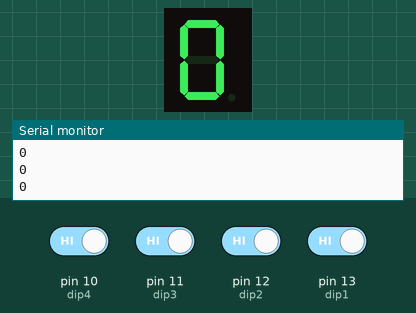
This sketch was run on a simulated Arduino Uno, built with avr-gcc and run on an emulated ATmega328P. Parts: 1-digit seven-segment display, the last lines printed to the serial monitor. Wiring (inferred from the names in the program): 1-digit 7-segment display, segments lit when LOW: segments pin 2, pin 3, pin 4, pin 5, pin 6, pin 7, pin 8. The test bench sets the inputs (shaded band); at power-on: pin 10 (dip4), pin 11 (dip3), pin 12 (dip2), pin 13 (dip1) HIGH. The segment pins are drawn as the display they are named for.

Above: at 1.8 s.
1.9 s: pin 10 (dip4) driven LOW
At 2.5 s:
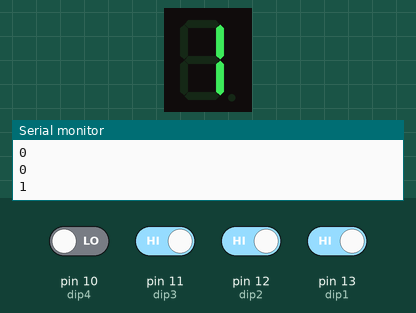
3.5 s: pin 11 (dip3) driven LOW
At 4.7 s:
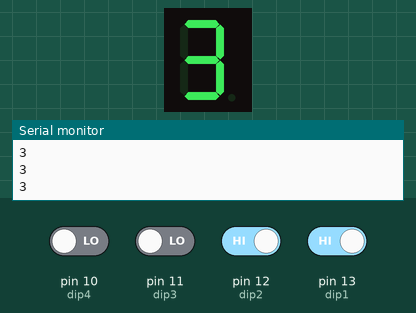
5.0 s: pin 12 (dip2) driven LOW
At 6.0 s:
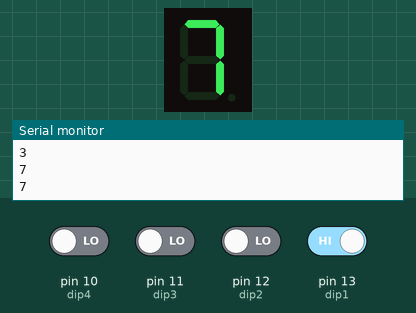
6.5 s: pin 13 (dip1) driven LOW
At 7.2 s:
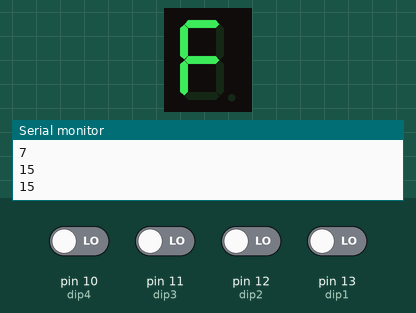
8.0 s: pin 10 (dip4) driven HIGH
At 8.4 s:
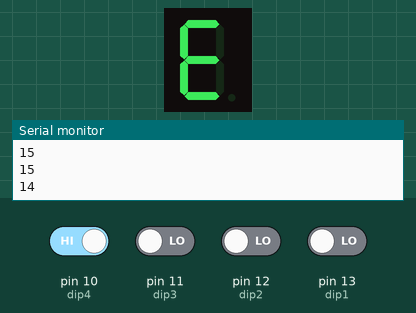
9.5 s: pin 11 (dip3) driven HIGH
At 10.7 s:
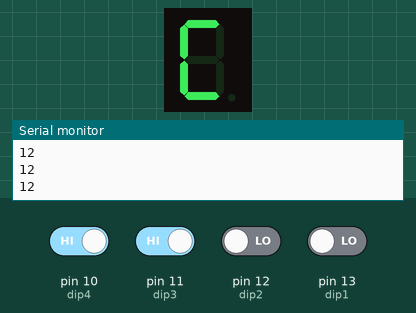
Timing chart, 0 to 12.0 s (numbered marks = the images above; inputs shaded):
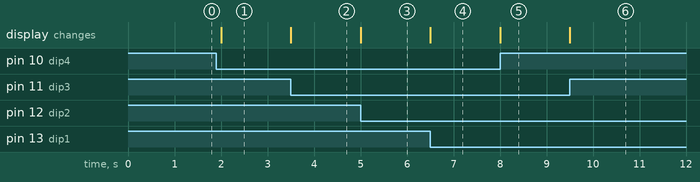

The sketch:

DIP_Switch_BIN_to_HEX.ino
```cpp
//This code takes input from the user on a 4 DIP switch in binary and displays the corresponding hexadecimal value on a 7 segment COMMON ANODE display
//Here i've made the program modular by using switch-case instead of multiple if-else statements and also making individual functions per value so the code in void setup() looks clean

int leda = 2;
int ledb = 3;
int ledc = 4;
int ledd = 5;
int lede = 6;
int ledf = 7;
int ledg = 8;

int dip1=13;
int dip2=12;
int dip3=11;
int dip4=10;

int dip1Val;
int dip2Val;
int dip3Val;
int dip4Val;

int dt=500;

void setup() {
pinMode(leda, OUTPUT);
pinMode(ledb, OUTPUT);
pinMode(ledc, OUTPUT);
pinMode(ledd, OUTPUT);
pinMode(lede, OUTPUT);
pinMode(ledf, OUTPUT);
pinMode(ledg, OUTPUT);

pinMode(dip1, INPUT_PULLUP);
pinMode(dip2, INPUT_PULLUP);
pinMode(dip3, INPUT_PULLUP);
pinMode(dip4, INPUT_PULLUP);

Serial.begin(9600);
}

void loop() {

dip1Val=digitalRead(dip1);
dip2Val=digitalRead(dip2);
dip3Val=digitalRead(dip3);
dip4Val=digitalRead(dip4);

//------------------------------------------------------
 byte data=0b00000000;
 if (dip4Val==LOW){
  data = data | 0b00000001;
 }

 if(dip3Val==LOW){
  data |= 0b00000010;
 }

 if(dip2Val==LOW){
  data |= 0b00000100;
 }

 if(dip1Val==LOW){
  data |= 0b00001000;
}
Serial.println(data);
//------------------------------------------------------

 switch(data){
  case 0b00000000:{

    zero();
    break;
  }

  case 0b00000001:{

    one();
    break;
  }

  case 0b00000010:{

    two();
    break;
  }

  case 0b00000011:{

    three();
    break;
  }

  case 0b00000100:{

    four();
    break;
  }

  case 0b00000101:{

    five();
    break;
  }

  case 0b00000110:{

    six();
    break;
  }

  case 0b00000111:{

    seven();
    break;
  }

  case 0b00001000:{

    eight();
    break;
  }

  case 0b00001001:{

    nine();
    break;
  }

  case 0b00001010:{

    a();
    break;
  }

  case 0b00001011:{

    b();
    break;
  }

  case 0b00001100:{

    c();
    break;
  }

  case 0b00001101:{

    d();
    break;
  }

  case 0b00001110:{

    e();
    break;
  }

  case 0b00001111:{

    f();
    break;
  }

  default:{}
 }

}


void off(){
digitalWrite(leda, HIGH);
digitalWrite(ledb, HIGH);
digitalWrite(ledc, HIGH);
digitalWrite(ledd, HIGH);
digitalWrite(lede, HIGH);
digitalWrite(ledf, HIGH);
digitalWrite(ledg, HIGH);
delay(dt);
}

void zero(){
digitalWrite(leda, LOW);
digitalWrite(ledb, LOW);
digitalWrite(ledc, LOW);
digitalWrite(ledd, LOW);
digitalWrite(lede, LOW);
digitalWrite(ledf, LOW);
digitalWrite(ledg, HIGH);
delay(dt);

//zero
}

void one(){
digitalWrite(leda, HIGH);
digitalWrite(ledb, LOW);
digitalWrite(ledc, LOW);
digitalWrite(ledd, HIGH);
digitalWrite(lede, HIGH);
digitalWrite(ledf, HIGH);
digitalWrite(ledg, HIGH);
delay(dt);

//one
}

void two(){
digitalWrite(leda, LOW);
digitalWrite(ledb, LOW);
digitalWrite(ledc, HIGH);
digitalWrite(ledd, LOW);
digitalWrite(lede, LOW);
digitalWrite(ledf, HIGH);
digitalWrite(ledg, LOW);
delay(dt);

//two
}

void three(){
digitalWrite(leda, LOW);
digitalWrite(ledb, LOW);
digitalWrite(ledc, LOW);
digitalWrite(ledd, LOW);
digitalWrite(lede, HIGH);
digitalWrite(ledf, HIGH);
digitalWrite(ledg, LOW);
delay(dt);

//three
}

void four(){
digitalWrite(leda, HIGH);
digitalWrite(ledb, LOW);
digitalWrite(ledc, LOW);
digitalWrite(ledd, HIGH);
digitalWrite(lede, HIGH);
digitalWrite(ledf, LOW);
digitalWrite(ledg, LOW);
delay(dt);

//four
}

void five(){
 digitalWrite(leda, LOW);
digitalWrite(ledb, HIGH);
digitalWrite(ledc, LOW);
digitalWrite(ledd, LOW);
digitalWrite(lede, HIGH);
digitalWrite(ledf, LOW);
digitalWrite(ledg, LOW);
delay(dt);

//five
}

void six(){
  digitalWrite(leda, LOW);
digitalWrite(ledb, HIGH);
digitalWrite(ledc, LOW);
digitalWrite(ledd, LOW);
digitalWrite(lede, LOW);
digitalWrite(ledf, LOW);
digitalWrite(ledg, LOW);
delay(dt);

//six
}

void seven(){
 digitalWrite(leda, LOW);
digitalWrite(ledb, LOW);
digitalWrite(ledc, LOW);
digitalWrite(ledd, HIGH);
digitalWrite(lede, HIGH);
digitalWrite(ledf, HIGH);
digitalWrite(ledg, HIGH);
delay(dt);

//seven
}

void eight(){
 digitalWrite(leda, LOW);
digitalWrite(ledb, LOW);
digitalWrite(ledc, LOW);
digitalWrite(ledd, LOW);
digitalWrite(lede, LOW);
digitalWrite(ledf, LOW);
digitalWrite(ledg, LOW);
delay(dt);

//eight
}

void nine(){
digitalWrite(leda, LOW);
digitalWrite(ledb, LOW);
digitalWrite(ledc, LOW);
digitalWrite(ledd, LOW);
digitalWrite(lede, HIGH);
digitalWrite(ledf, LOW);
digitalWrite(ledg, LOW);
delay(dt);

//nine
}

//------------------------------------------------------HEXADECIMAL------------------------------------------------------------

void a(){
digitalWrite(leda, LOW);
digitalWrite(ledb, LOW);
digitalWrite(ledc, LOW);
digitalWrite(ledd, HIGH);
digitalWrite(lede, LOW);
digitalWrite(ledf, LOW);
digitalWrite(ledg, LOW);
delay(dt);

//a
}

void b(){
digitalWrite(leda, LOW);
digitalWrite(ledb, LOW);
digitalWrite(ledc, LOW);
digitalWrite(ledd, LOW);
digitalWrite(lede, LOW);
digitalWrite(ledf, LOW);
digitalWrite(ledg, LOW);
delay(dt);

//b
}

void c(){
digitalWrite(leda, LOW);
digitalWrite(ledb, HIGH);
digitalWrite(ledc, HIGH);
digitalWrite(ledd, LOW);
digitalWrite(lede, LOW);
digitalWrite(ledf, LOW);
digitalWrite(ledg, HIGH);
delay(dt);

//C
}

void d(){
digitalWrite(leda, LOW);
digitalWrite(ledb, LOW);
digitalWrite(ledc, LOW);
digitalWrite(ledd, LOW);
digitalWrite(lede, LOW);
digitalWrite(ledf, LOW);
digitalWrite(ledg, HIGH);
delay(dt);

//d
}

void e(){
digitalWrite(leda, LOW);
digitalWrite(ledb, HIGH);
digitalWrite(ledc, HIGH);
digitalWrite(ledd, LOW);
digitalWrite(lede, LOW);
digitalWrite(ledf, LOW);
digitalWrite(ledg, LOW);
delay(dt);

//e
}

void f(){
digitalWrite(leda, LOW);
digitalWrite(ledb, HIGH);
digitalWrite(ledc, HIGH);
digitalWrite(ledd, HIGH);
digitalWrite(lede, LOW);
digitalWrite(ledf, LOW);
digitalWrite(ledg, LOW);
delay(dt);

//f
}
```

Measured:
- after the input at 1.9 s, the display: changes after 0.10 s (image 1)
- after the input at 3.5 s, the display: changes at once (image 2)
- after the input at 5.0 s, the display: changes at once (image 3)
- after the input at 6.5 s, the display: changes at once (image 4)
- after the input at 8.0 s, the display: changes at once (image 5)
- after the input at 9.5 s, the display: changes at once (image 6)
